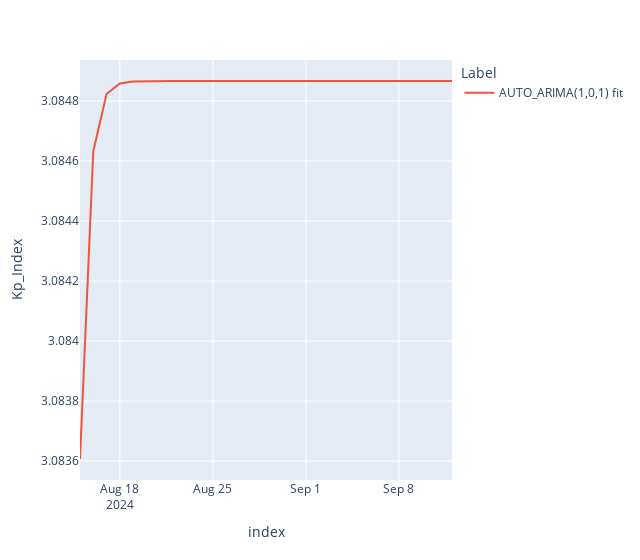

Notebook source saved alongside this figure:
### Code cell
forecast_index = create_forecast_index(y_train.index[-1], 30, freq="D")

autoarima_pred = pd.DataFrame({"Kp_Index": autoarima.predict(len(forecast_index)),
                      "Label": "AUTO_ARIMA(1,0,1) fit"},
                     index=forecast_index).iloc[1:]
fig = px.line(pd.concat((y_train, y_test, autoarima_pred)), y="Kp_Index", width = 640, color="Label")
fig

### Figure 1 — Plotly figure (JSON) as saved in the notebook; plotly's stock layout.template omitted (floating-point values rounded to 4 significant figures)
{"data": [{"hovertemplate": "Label=AUTO_ARIMA(1,0,1) fit<br>index=%{x}<br>Kp_Index=%{y}<extra></extra>", "legendgroup": "AUTO_ARIMA(1,0,1) fit", "line": {"color": "#EF553B", "dash": "solid"}, "marker": {"symbol": "circle"}, "mode": "lines", "name": "AUTO_ARIMA(1,0,1) fit", "orientation": "v", "showlegend": true, "type": "scatter", "x": ["2024-08-15T00:00:00", "2024-08-16T00:00:00", "2024-08-17T00:00:00", "2024-08-18T00:00:00", "2024-08-19T00:00:00", "2024-08-20T00:00:00", "2024-08-21T00:00:00", "2024-08-22T00:00:00", "2024-08-23T00:00:00", "2024-08-24T00:00:00", "2024-08-25T00:00:00", "2024-08-26T00:00:00", "2024-08-27T00:00:00", "2024-08-28T00:00:00", "2024-08-29T00:00:00", "2024-08-30T00:00:00", "2024-08-31T00:00:00", "2024-09-01T00:00:00", "2024-09-02T00:00:00", "2024-09-03T00:00:00", "2024-09-04T00:00:00", "2024-09-05T00:00:00", "2024-09-06T00:00:00", "2024-09-07T00:00:00", "2024-09-08T00:00:00", "2024-09-09T00:00:00", "2024-09-10T00:00:00", "2024-09-11T00:00:00", "2024-09-12T00:00:00"], "xaxis": "x", "y": [3.084, 3.085, 3.085, 3.085, 3.085, 3.085, 3.085, 3.085, 3.085, 3.085, 3.085, 3.085, 3.085, 3.085, 3.085, 3.085, 3.085, 3.085, 3.085, 3.085, 3.085, 3.085, 3.085, 3.085, 3.085, 3.085, 3.085, 3.085, 3.085], "yaxis": "y"}], "layout": {"legend": {"title": {"text": "Label"}, "tracegroupgap": 0}, "margin": {"t": 60}, "width": 640, "xaxis": {"anchor": "y", "domain": [0, 1], "title": {"text": "index"}}, "yaxis": {"anchor": "x", "domain": [0, 1], "title": {"text": "Kp_Index"}}}}
